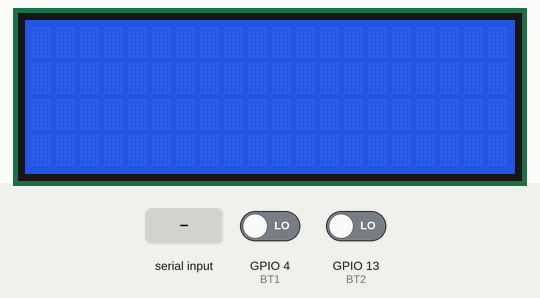
Recording of a program running on a simulated ESP32. Shown: 20×4 character LCD. The test bench sets the inputs (shaded band); at power-on: GPIO 4 (BT1) LOW, GPIO 13 (BT2) LOW. WiFi joins after 1.5 s; servers stay silent unless stated; no MQTT or app messages arrive unless stated; what the program prints to the serial monitor is not drawn.

Above: at 2.8 s.
2.9 s: "90;45;200\n" received over the second serial link
At 4.9 s:
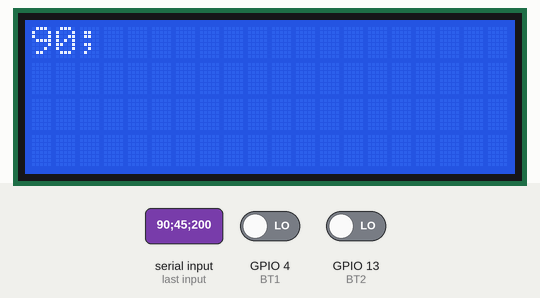
10.4 s: ";" received over the second serial link
At 12.8 s:
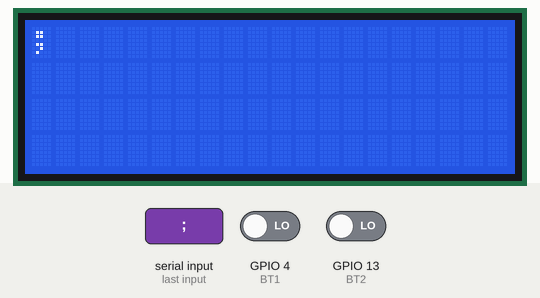
13.2 s: "200\n" received over the second serial link
At 15.1 s:
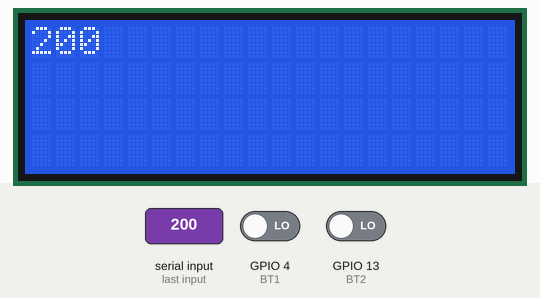
Timing chart, 0 to 16.6 s (numbered marks = the images above; inputs shaded):
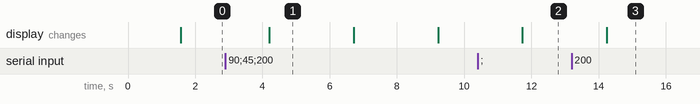

Measured:
- after the input at 2.9 s, the display: changes after 1.3 s (image 1)
- after the input at 10.4 s, the display: changes after 1.3 s (image 2)
- after the input at 13.2 s, the display: changes after 1.0 s (image 3)
- what the display in image 1 shows lasts 2.5 s, from 4.2 s to 6.7 s

The program:

main.cpp
```cpp
#include <Arduino.h>
#include <Wire.h>
#include <LiquidCrystal_I2C.h>
#include <WiFi.h>
#include <PubSubClient.h>
#include <SoftwareSerial.h>

using namespace std;

/*
TODO LIST:
Atribuicao automatica de ID distribuidos pelo MESTRE
*/

// Definicao dos pinos utilizados
#define BT1 4     // Botao 1(Incremento)
#define BT2 13    // Botao 2(Decremento)
#define SWT 5     // Alavanca para alternar entre selecao de campo e selecao de umidade
#define U0_TXD 17 // Pino TX da serial
#define U0_RXD 16 // Pino RX da serial

// Definicao dos parametros do MQTT
#define BROKER "broker.hivemq.com"
#define PORT 1883
#define TUMIDADE "Umidade"
#define TCAMPO "Campo"
#define TPUMIDADE "PUmidade"

// Definicao dos parametros de rede
#define SSID "*****"
#define PASS "*****"

// Definicao do intervalo de tempo entre as comunicacoes
#define INTCOM 2500

// Variaveis
String msg;
float PUmidade;
float media;
int stateSWT;
LiquidCrystal_I2C lcd(0x27, 20, 4);
int j; // J indica o numero do campo
WiFiClient wifiCliente;
PubSubClient cliente;
bool jaEnviei = false;
bool enviadoBroker = false;
SoftwareSerial slaveCOM(U0_RXD, U0_TXD);
int t1, t2, t3, t4;

// Funcao de comunicação serial
void slaveCOMEnv(int const slave, float const PUmidade);
void slaveCOMRec();
void leituraBotao();

// TODO: Funcao de tratamento dos dados recebidos via mqtt
void callback(const char *topic, byte *payload, unsigned int length);

void setup()
{

  // Iniciar a serial e definir os pinos usados na transmicao serial
  Serial.begin(9600);
  slaveCOM.begin(9600, SWSERIAL_8N1);
  slaveCOM.enableTx(true);
  slaveCOM.enableRx(true);

  // Tempo de intervalo
  delay(10);

  // Iniciar conexao wifi
  Serial.println();
  Serial.println();
  Serial.print("Connecting to ");
  Serial.println(SSID);
  WiFi.begin(SSID, PASS);

  // Verificar conexao wifi
  while (WiFi.status() != WL_CONNECTED)
  {
    delay(500);
    Serial.print(".");
  }

  // Exibir mensagem de sucesso
  Serial.println("");
  Serial.println("WiFi connected.");

  // Conectar ao HiveMQ
  cliente.setClient(wifiCliente);
  cliente.setServer(BROKER, PORT);
  cliente.connect("Esp32Master", "rega", "gotejamento");
  cliente.subscribe(TUMIDADE);
  cliente.subscribe(TCAMPO);
  cliente.subscribe(TPUMIDADE);
  cliente.setCallback(callback);

  // Iniciar variaveis
  j = 1;
  PUmidade = 50;
  media = 50;
  msg = "";

  // Definir os pinos
  pinMode(BT1, INPUT_PULLDOWN);
  pinMode(BT2, INPUT_PULLDOWN);
  pinMode(SWT, INPUT);
  attachInterrupt(digitalPinToInterrupt(BT1), leituraBotao, HIGH);
  attachInterrupt(digitalPinToInterrupt(BT2), leituraBotao, HIGH);

  // Iniciar o LCD
  lcd.init();
  lcd.begin(20, 4, 0);
  lcd.backlight();

  // Iniciar cronometro para envio e recebimento dos dados da serial e envio ao broker
  t1 = millis();
  // Iniciar o cronometro para o intervalo entre as acoes dos botoes
  t3 = millis();
}

void loop()
{

  // Repeticao da conexao com o broker
  cliente.loop();

  t2 = millis();
  if ((t2 - t1) > INTCOM)
  {

    // Definir a flag de recebimento dos dados do escravo como falso
    jaEnviei = false;

    if (!jaEnviei)
    {
      if (slaveCOM.availableForWrite() > 0)
      {
        // Efetuar comunicacao com o escravo responsavel pelo campo selecionado
        slaveCOMEnv(j, PUmidade);
        if (slaveCOM.available() > 0)
        {
          slaveCOMRec();
        }
      }
      Serial.println(msg);
      jaEnviei = true;
      enviadoBroker = false;
    }

    if (!enviadoBroker)
    {
      cliente.publish(TUMIDADE, msg.c_str());
      enviadoBroker = true;
    }

    // Limpar o LCD e exibir a mensagem
    lcd.clear();
    lcd.setCursor(0, 0);
    lcd.backlight();
    lcd.print(msg);
    Serial.println(msg);

    t1 = millis();
  }
}

void leituraBotao()
{
  // Atualizar o tempo
  t4 = millis();

  if (t4 - t3 > 250)
  {
    // Verificar o estado da chave de selecao
    stateSWT = digitalRead(SWT);
    if (stateSWT == 1)
    {
      // Selecao de campo
      if (digitalRead(BT1) == 1)
      {
        j++;
      }
      if (digitalRead(BT2) == 1)
      {
        j--;
      }
    }
    else
    {
      // Controle do parametro umidade
      if (digitalRead(BT1) == 1 && PUmidade < 100)
      {
        PUmidade++;
      }
      if (digitalRead(BT2) == 1 && PUmidade > 0)
      {
        PUmidade--;
      }
    }

    // Atualizar o tempo
    t3 = millis();
  }
}

void slaveCOMEnv(int const slave, float const PUmidade)
{
  String aux = "Id:" + String(slave) + ",Parametro:" + PUmidade + ";";

  // Procura o escravo para solicitar inforcao
  if (slaveCOM.availableForWrite() > 0)
  {
    slaveCOM.print(aux.c_str());
  }
}

void slaveCOMRec()
{
  char c;

  // Verifica se houve resposta na serial
  if (slaveCOM.available() > 0)
  {
    msg = "";
    // Quando a informacao e recebida
    while (slaveCOM.available() > 0)
    {
      c = (char)slaveCOM.read();
      msg.concat(c);
      if (c == ';')
      {
        break;
      }
    }
  }
}

void callback(const char *topic, byte *payload, unsigned int length)
{
  // Variavel auxiliar para o recebimento das informacoes via mqtt
  String aux = ""; // Guarda as substrings

  // Percorre o buffer para recebimento da mensagem - salva na variavel interna aux
  for (int i = 0; i < length; i++)
  {
    aux += (char)payload[i];
  }

  if (strcmp(topic, TCAMPO) == 0)
  {
    if (aux.toInt() > 0)
    {
      j = aux.toInt();
      jaEnviei = false;
    }
  }
  if (strcmp(topic, TPUMIDADE) == 0)
  {
    if (aux.toFloat() >= 0 && aux.toFloat() <= 100)
    {
      PUmidade = aux.toFloat();
      jaEnviei = false;
    }
  }
}
```
